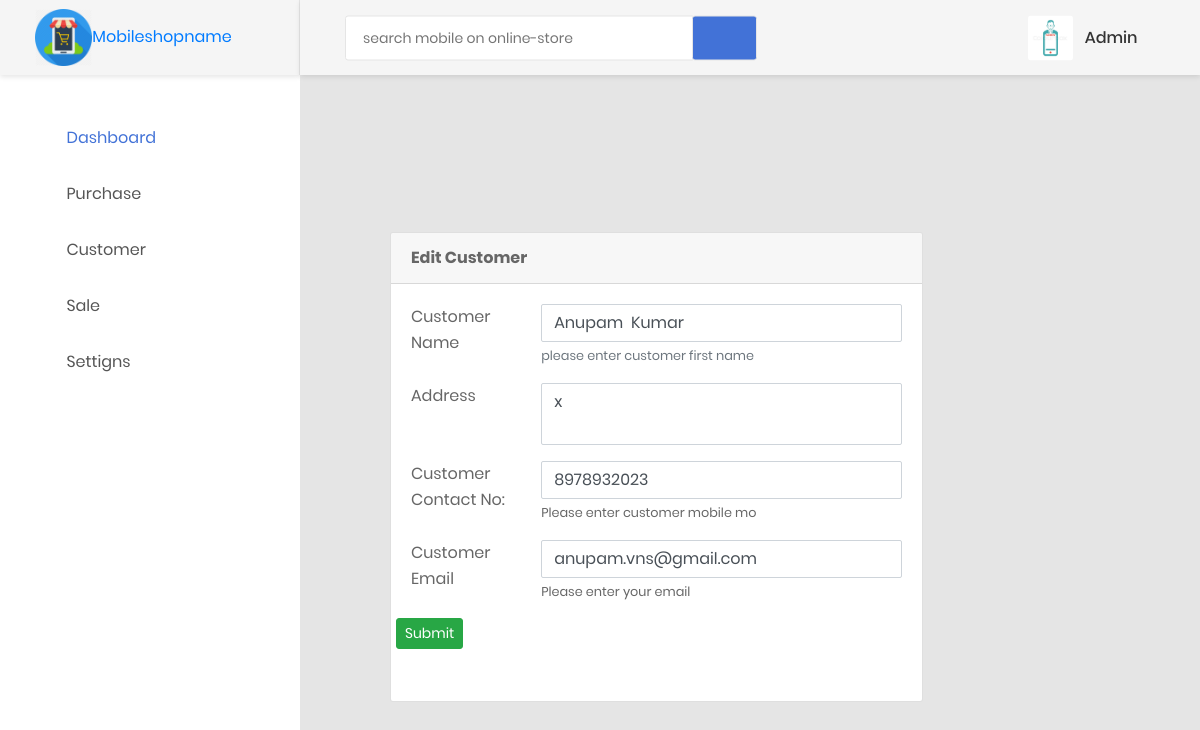
Before: /3/updatecustomer (signed in) with the older database file.
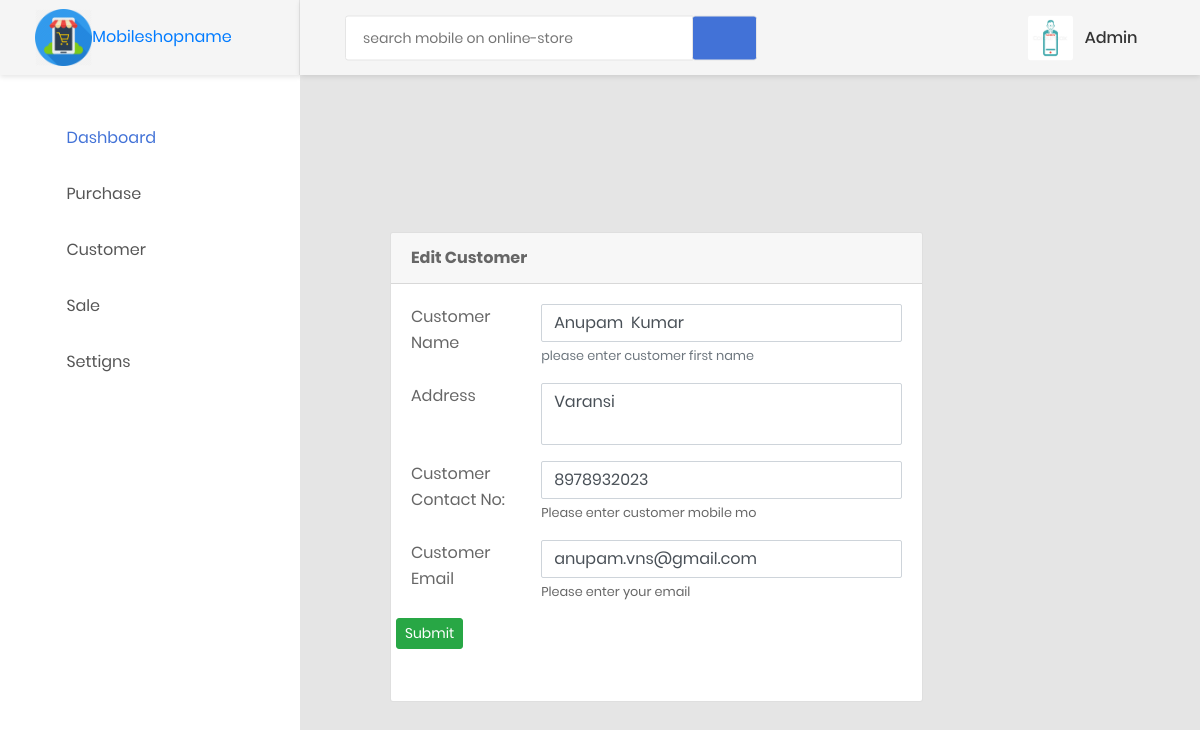
After: the same page with the newer database file.
### models/create_models.py (models this page shows, shortened)
class Customer(db.Model):
    __tablename__='customers'
    c_id = db.Column(db.Integer, primary_key=True)
    customer_name = db.Column(db.String(255),nullable=False)
    c_address = db.Column(db.String(255), nullable=False)
    c_mobileno = db.Column(db.Integer, nullable=False)
    c_email = db.Column(db.String(255), nullable=False)
    register_date = db.Column(db.DateTime, nullable=False, default=datetime.utcnow)
    modified_date = db.Column(db.DateTime, nullable=False, default=datetime.utcnow, onupdate=datetime.utcnow)
    sales = db.relationship("SalesItems", backref="customers",lazy=True)

### customers/customers.py (the view, shortened to what this page needs)
@customer.route('/<int:id>/updatecustomer', methods=('GET', 'POST'))
def updatecustomer(id):
    error = None
    customer = Customer.query.filter_by(c_id=int(id)).first()
    return render_template('static priya mobile/customers/editcustomer.html', customer=customer)

### customers/customers.py (called while the page is built)
@customer.before_app_request
def load_logged_in_user():
    user_id = session.get('user_id')
    if user_id is None:
        g.user = None
    else:
        g.user = User.query.filter_by(id=user_id).first()

### users/adduser.py (called while the page is built)
@auth.before_app_request
def load_logged_in_user():
    user_id = session.get('user_id')
    if user_id is None:
        g.user = None
    else:
        g.user = User.query.filter_by(id=user_id).first()

### templates/static priya mobile/customers/editcustomer.html
{% extends 'static priya mobile/base1.html' %}
{% block content %}
{% if g.user %}
             <div class="main-content">
                    <div class="section__content section__content--p30">
                    <div class="container-fluid">
                        <div class="row">
                            <div class="col-lg-9">
                                <div class="card">
                                    <div class="card-header">
                                        <strong>Edit Customer</strong>
                                    </div>
                                    <div class="card-body card-block">
                                        <form action="" method="post" enctype="multipart/form-data" class="form-horizontal">
                                            <div class="row form-group">
                                                <div class="col col-md-3">
                                                    <label for="cname" class=" form-control-label">Customer Name</label>
                                                </div>
                                                <div class="col-12 col-md-9">
                                                    <input type="text" id="cname" value="{{ request.form['cname'] or customer['customer_name']}}" name="cname" placeholder="Customer Name" class="form-control" required>
                                                    <small class="form-text text-muted">please enter customer first name</small>
                                                </div>
                                            </div>
                                            <div class="row form-group">
                                                <div class="col col-md-3">
                                                    <label for="address" class=" form-control-label">Address</label>
                                                </div>
                                                <div class="col-12 col-md-9">
                                                    <textarea name="address" style="resize:none" id="textarea-input" rows="2"  placeholder="Enter Address" class="form-control" required>{{ request.form['address'] or customer['c_address']}}</textarea>
                                                </div>
                                            </div>
                                            <div class="row form-group">
                                                <div class="col col-md-3">
                                                    <label for="mno" class=" form-control-label">Customer Contact No:</label>
                                                </div>
                                                <div class="col-12 col-md-9">
                                                    <input type="text" id="mno" name="mno" value="{{ request.form['mno'] or customer['c_mobileno']}}" placeholder="Enter Mobile No" class="form-control" required>
                                                    <small class="help-block form-text">Please enter customer mobile mo</small>
                                                </div>
                                            </div>
                                            <div class="row form-group">
                                                <div class="col col-md-3">
                                                    <label for="email" class=" form-control-label">Customer Email</label>
                                                </div>
                                                <div class="col-12 col-md-9">
                                                    <input type="email" id="email" name="email" value="{{ request.form['email'] or customer['c_email']}}" placeholder="Enter Email" class="form-control" required>
                                                    <small class="help-block form-text">Please enter your email</small>
                                                </div>
                                            </div>
                                            <div class="row form-group">
                                            <div class="form-actions form-group">
                                                <button type="submit" class="btn btn-success btn-sm">Submit</button>
                                            </div>
                                            </div>
                                        </form>
                                    </div>
                                </div>
                            </div>
                        </div>
                    </div>
            </div>
{% endif %}
                 {% endblock %}

Changed rows visible on the page:
changed Customer "Anupam Kumar": address "x" → "Varansi"
